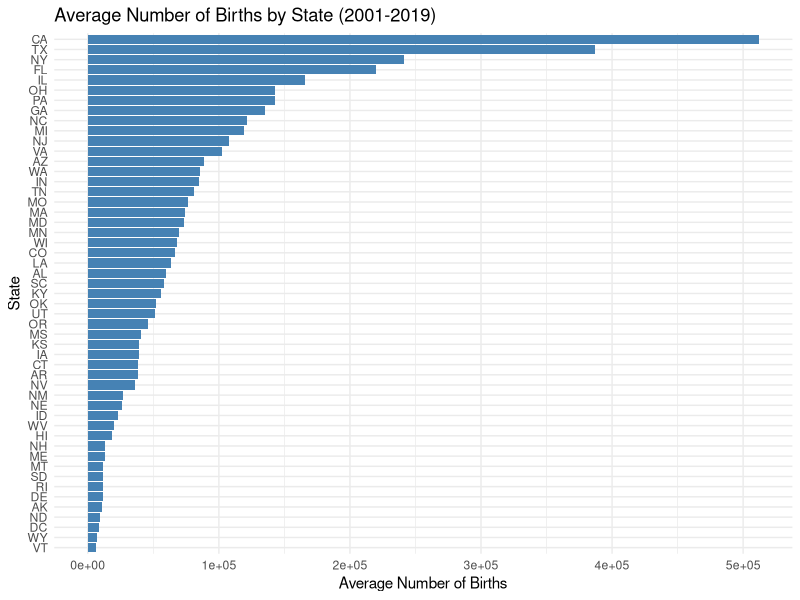
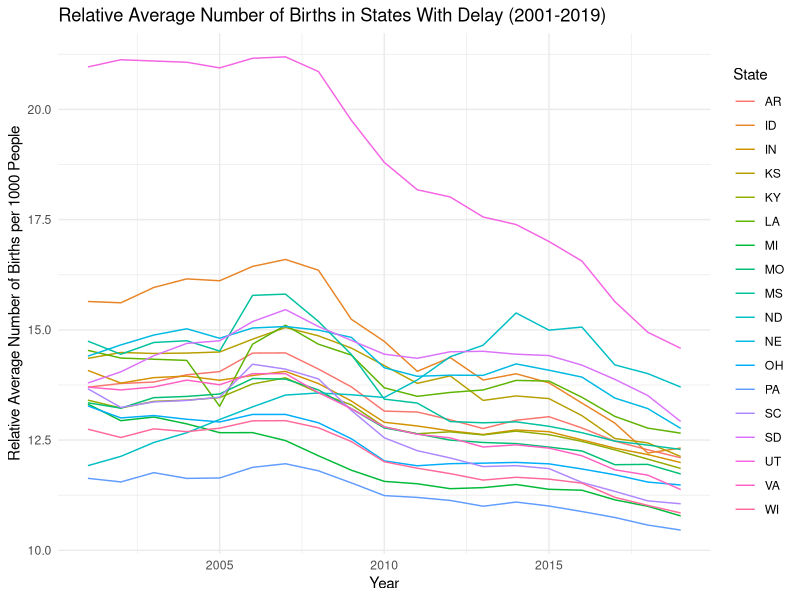
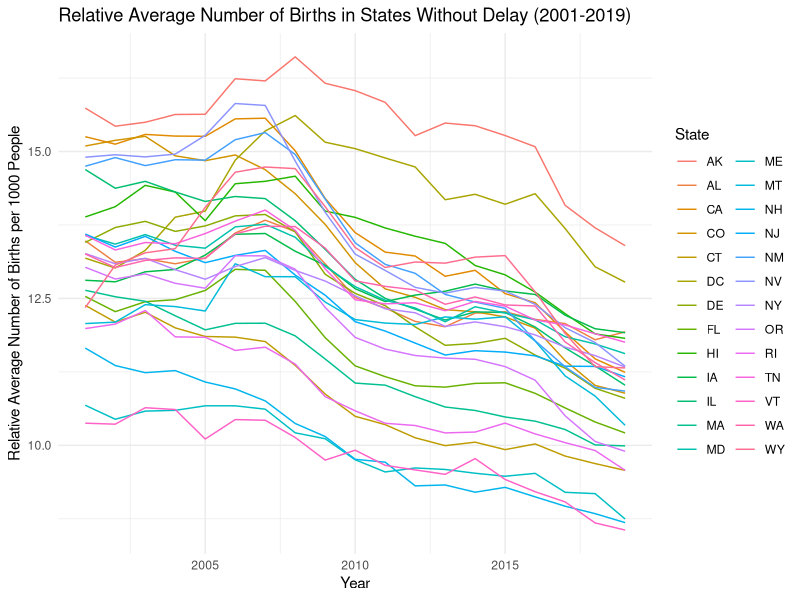
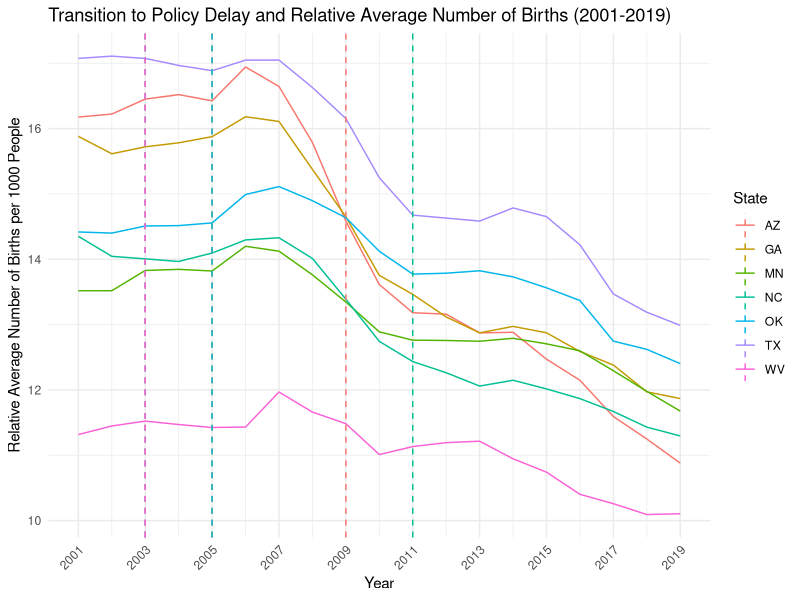
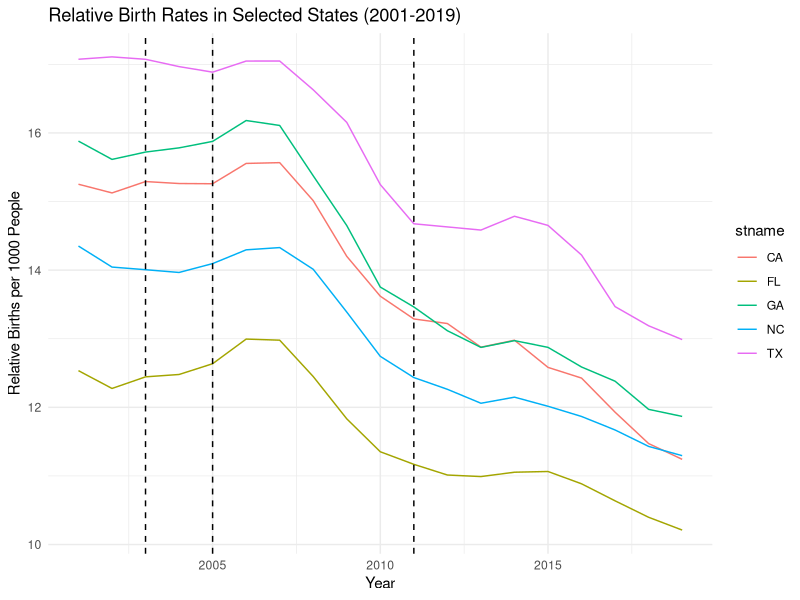

Reproduce these figures in R, in order.
## ---- chunk 1
#| include: false
#| warning: false
#| message: false

# Workspace Set up
library(tidyverse)
library(haven)
library(tidyr)
library(readxl)
library(dplyr)
library(readr)
library(knitr)
library(ggplot2)
## ---- chunk 2


# Importing the CSV files
numbirths_2001_2019 <- read_csv("../data/analysis_data/annual_policy/numbirths_2001_2019.csv")
births_educ_race_age6 <- read_csv("../data/analysis_data/decomp/births_educ_race_age6.csv")
numbirths_educ_2044 <- read_csv("../data/analysis_data/educ/numbirths_educ_2044.csv")
state_births_04_19 <- read_csv("../data/analysis_data/map/state_births_04_19.csv") 

# Display the first few rows of each data-frame to verify the imports
view(numbirths_2001_2019)
view(births_educ_race_age6)
view(numbirths_educ_2044)
view(state_births_04_19)

### Number of Births ### 
colnames(numbirths_2001_2019)

average_births_by_state <- numbirths_2001_2019 %>%
  filter(year >= 2001, year <= 2019) %>%
  group_by(stname) %>%
  summarize(AverageBirths = mean(numbirth1544, na.rm = TRUE)) %>%
  ungroup()
view(average_births_by_state)


ggplot(average_births_by_state, aes(y = reorder(stname, AverageBirths), x = AverageBirths)) +
  geom_bar(stat = "identity", fill = "steelblue") +
  theme_minimal() +
  labs(title = "Average Number of Births by State (2001-2019)",
       y = "State",
       x = "Average Number of Births") +
  theme(axis.text.y = element_text(angle = 0)) 
## ---- chunk 3

# Load Data 
welfare_data <- read_excel("../data/UKCPR_National_Welfare_Data_Update_020623.xlsx", sheet = "Data")

# Retrieving data for state minimum wage for 2001 - 2019
filtered_minwage <- welfare_data %>%
  select(state_name, year, `State Minimum Wage`) %>%
  filter(year >= 2001, year <= 2019)

##### State Minimum Wage #####
# Filter data for 2001 and 2019
minwage_2001 <- welfare_data %>%
  filter(year == 2001) %>%
  select(state_name, year, `State Minimum Wage`)

minwage_2019 <- welfare_data %>%
  filter(year == 2019) %>%
  select(state_name, year, `State Minimum Wage`)

# Rename the `State Minimum Wage` columns to reflect the year
minwage_2001 <- minwage_2001 %>%
  rename(MinWage2001 = `State Minimum Wage`)

minwage_2019 <- minwage_2019 %>%
  rename(MinWage2019 = `State Minimum Wage`)

# Merge the 2001 and 2019 data by state_name
minwage_change <- left_join(minwage_2001, minwage_2019, by = "state_name")

# Calculate the change in minimum wage from 2001 to 2019
minwage_change <- minwage_change %>%
  mutate(ChangeInMinWage = MinWage2019 - MinWage2001) %>%
  select(state_name, MinWage2001, MinWage2019, ChangeInMinWage)

kable(minwage_change, format = "markdown", caption = "Change in State Minimum Wage from 2001 to 2019")

## ---- chunk 4

# Determine which states had a delay or no delay policy 
abortion_policy <- read_dta("../data/analysis_data/annual_policy/policyvars01_19.dta") %>%
  filter(year >= 2001, year <= 2019) %>%
  select(delay, stname, year)

# Load the population data from the Excel file
population_data <- read_excel("../data/UKCPR_National_Welfare_Data_Update_020623.xlsx", sheet = "Data") %>%
  select(state_name, year, Population) %>%
  filter(year >= 2001, year <= 2019)

numbirths_data <- read_csv("../data/analysis_data/annual_policy/numbirths_2001_2019.csv") %>%
  rename(births = numbirth1544) %>%
  filter(year >= 2001, year <= 2019)

# Ensure both datasets have the 'stname' column for joining
population_data <- population_data %>%
  rename(stname = state_name)

# Merge the number of births data with the population data
births_population_data <- numbirths_data %>%
  left_join(population_data, by = c("year", "stname"))

# Calculate the relative average number of births per 1000 people
births_population_data <- births_population_data %>%
  mutate(relative_births = (births / Population) * 1000)

# Load the abortion policy data
abortion_policy <- read_dta("../data/analysis_data/annual_policy/policyvars01_19.dta") %>%
  select(year, stname, delay)

# Merge the relative births data with the abortion policy data
combined_data <- abortion_policy %>%
  left_join(births_population_data, by = c("year", "stname"))

# Define the groups based on predefined 'states_no_delay' and 'states_with_delay'
states_no_delay <- c("AK", "AL", "CA", "CO", "CT", "DC", "DE", "FL", "HI", "IA", "IL", "MA", "MD", "ME", "MT", "NH", "NJ", "NM", "NV", "NY", "OR", "RI", "TN", "VT", "WA", "WY")
states_with_delay <- c("AR", "ID", "IN", "KS", "KY", "LA", "MI", "MO", "MS", "ND", "NE", "OH", "PA", "SC", "SD", "UT", "VA", "WI")

# Filter the combined_data for states with no delay
combined_data_no_delay <- combined_data %>%
  filter(stname %in% states_no_delay)

# Filter the combined_data for states with delay
combined_data_with_delay <- combined_data %>%
  filter(stname %in% states_with_delay)

# Plot for states with policy delay
ggplot(data = combined_data_with_delay) +
  geom_line(aes(x = year, y = relative_births, group = stname, color = stname)) +
  labs(title = "Relative Average Number of Births in States With Delay (2001-2019)",
       x = "Year",
       y = "Relative Average Number of Births per 1000 People",
       color = "State") +
  theme_minimal()

## ---- chunk 5
# Determine which states had a delay or no delay policy 
abortion_policy <- read_dta("../data/analysis_data/annual_policy/policyvars01_19.dta") %>%
  filter(year >= 2001, year <= 2019) %>%
  select(delay, stname, year)

# Load the population data from the Excel file
population_data <- read_excel("../data/UKCPR_National_Welfare_Data_Update_020623.xlsx", sheet = "Data") %>%
  select(state_name, year, Population) %>%
  filter(year >= 2001, year <= 2019)

numbirths_data <- read_csv("../data/analysis_data/annual_policy/numbirths_2001_2019.csv") %>%
  rename(births = numbirth1544) %>%
  filter(year >= 2001, year <= 2019)

# Ensure both datasets have the 'stname' column for joining
population_data <- population_data %>%
  rename(stname = state_name)

# Merge the number of births data with the population data
births_population_data <- numbirths_data %>%
  left_join(population_data, by = c("year", "stname"))

# Calculate the relative average number of births per 1000 people
births_population_data <- births_population_data %>%
  mutate(relative_births = (births / Population) * 1000)

# Load the abortion policy data
abortion_policy <- read_dta("../data/analysis_data/annual_policy/policyvars01_19.dta") %>%
  select(year, stname, delay)

# Merge the relative births data with the abortion policy data
combined_data <- abortion_policy %>%
  left_join(births_population_data, by = c("year", "stname"))

# Define the groups based on predefined 'states_no_delay' and 'states_with_delay'
states_no_delay <- c("AK", "AL", "CA", "CO", "CT", "DC", "DE", "FL", "HI", "IA", "IL", "MA", "MD", "ME", "MT", "NH", "NJ", "NM", "NV", "NY", "OR", "RI", "TN", "VT", "WA", "WY")
states_with_delay <- c("AR", "ID", "IN", "KS", "KY", "LA", "MI", "MO", "MS", "ND", "NE", "OH", "PA", "SC", "SD", "UT", "VA", "WI")

# Filter the combined_data for states with no delay
combined_data_no_delay <- combined_data %>%
  filter(stname %in% states_no_delay)

# Filter the combined_data for states with delay
combined_data_with_delay <- combined_data %>%
  filter(stname %in% states_with_delay)

# Plot for states with no policy delay
ggplot(data = combined_data_no_delay) +
  geom_line(aes(x = year, y = relative_births, group = stname, color = stname)) +
  labs(title = "Relative Average Number of Births in States Without Delay (2001-2019)",
       x = "Year",
       y = "Relative Average Number of Births per 1000 People",
       color = "State") +
  theme_minimal()

## ---- chunk 6

# Determine which states had a delay or no delay policy 
abortion_policy <- read_dta("../data/analysis_data/annual_policy/policyvars01_19.dta") %>%
  filter(year >= 2001, year <= 2019) %>%
  select(delay, stname, year)

# Load the population data from the Excel file
population_data <- read_excel("../data/UKCPR_National_Welfare_Data_Update_020623.xlsx", sheet = "Data") %>%
  select(state_name, year, Population) %>%
  filter(year >= 2001, year <= 2019)

numbirths_data <- read_csv("../data/analysis_data/annual_policy/numbirths_2001_2019.csv") %>%
  rename(births = numbirth1544) %>%
  filter(year >= 2001, year <= 2019)

# Ensure both datasets have the 'stname' column for joining
population_data <- population_data %>%
  rename(stname = state_name)

# Merge the number of births data with the population data
births_population_data <- numbirths_data %>%
  left_join(population_data, by = c("year", "stname"))

# Calculate the relative average number of births per 1000 people
births_population_data <- births_population_data %>%
  mutate(relative_births = (births / Population) * 1000)

# Load the abortion policy data
abortion_policy <- read_dta("../data/analysis_data/annual_policy/policyvars01_19.dta") %>%
  select(year, stname, delay)

# Merge the relative births data with the abortion policy data
combined_data <- abortion_policy %>%
  left_join(births_population_data, by = c("year", "stname"))

# Define the groups based on predefined 'states_no_delay' and 'states_with_delay'
states_no_delay <- c("AK", "AL", "CA", "CO", "CT", "DC", "DE", "FL", "HI", "IA", "IL", "MA", "MD", "ME", "MT", "NH", "NJ", "NM", "NV", "NY", "OR", "RI", "TN", "VT", "WA", "WY")
states_with_delay <- c("AR", "ID", "IN", "KS", "KY", "LA", "MI", "MO", "MS", "ND", "NE", "OH", "PA", "SC", "SD", "UT", "VA", "WI")

# Filter the combined_data for states with no delay
combined_data_no_delay <- combined_data %>%
  filter(stname %in% states_no_delay)

# Filter the combined_data for states with delay
combined_data_with_delay <- combined_data %>%
  filter(stname %in% states_with_delay)


# States and years of policy implementation
policy_changes <- data.frame(
  stname = c("AZ", "GA", "MN", "NC", "OK", "TX", "WV"),
  year_implemented = c(2009, 2005, 2003, 2011, 2005, 2003, 2003)
)

# Filter combined_data
transition_states_data <- combined_data %>%
  filter(stname %in% policy_changes$stname)

# Creating the graph
ggplot(data = transition_states_data) +
  geom_line(aes(x = year, y = relative_births, group = stname, color = stname)) +
  geom_vline(data = policy_changes, aes(xintercept = year_implemented, color = stname), linetype="dashed") +
  geom_text(data = policy_changes, aes(x = year_implemented, y = Inf, label = year_implemented), vjust = -0.5, color = "black") +
  scale_x_continuous(breaks = seq(2001, 2019, by = 2)) +
  labs(title = "Transition to Policy Delay and Relative Average Number of Births (2001-2019)",
       x = "Year",
       y = "Relative Average Number of Births per 1000 People",
       color = "State") +
  theme_minimal() +
  theme(axis.text.x = element_text(angle = 45, hjust = 1))

## ---- chunk 7


# Determine which states had a delay or no delay policy 
abortion_policy <- read_dta("../data/analysis_data/annual_policy/policyvars01_19.dta") %>%
  filter(year >= 2001, year <= 2019) %>%
  select(delay, stname, year)

# Load the population data from the Excel file
population_data <- read_excel("../data/UKCPR_National_Welfare_Data_Update_020623.xlsx", sheet = "Data") %>%
  select(state_name, year, Population) %>%
  filter(year >= 2001, year <= 2019)

numbirths_data <- read_csv("../data/analysis_data/annual_policy/numbirths_2001_2019.csv") %>%
  rename(births = numbirth1544) %>%
  filter(year >= 2001, year <= 2019)

# Ensure both datasets have the 'stname' column for joining
population_data <- population_data %>%
  rename(stname = state_name)

# Merge the number of births data with the population data
births_population_data <- numbirths_data %>%
  left_join(population_data, by = c("year", "stname"))

# Calculate the relative average number of births per 1000 people
births_population_data <- births_population_data %>%
  mutate(relative_births = (births / Population) * 1000)

# Load the abortion policy data
abortion_policy <- read_dta("../data/analysis_data/annual_policy/policyvars01_19.dta") %>%
  select(year, stname, delay)

# Merge the relative births data with the abortion policy data
combined_data <- abortion_policy %>%
  left_join(births_population_data, by = c("year", "stname"))

# Define the groups based on predefined 'states_no_delay' and 'states_with_delay'
states_no_delay <- c("AK", "AL", "CA", "CO", "CT", "DC", "DE", "FL", "HI", "IA", "IL", "MA", "MD", "ME", "MT", "NH", "NJ", "NM", "NV", "NY", "OR", "RI", "TN", "VT", "WA", "WY")
states_with_delay <- c("AR", "ID", "IN", "KS", "KY", "LA", "MI", "MO", "MS", "ND", "NE", "OH", "PA", "SC", "SD", "UT", "VA", "WI")

# Filter the combined_data for states with no delay
combined_data_no_delay <- combined_data %>%
  filter(stname %in% states_no_delay)

# Filter the combined_data for states with delay
combined_data_with_delay <- combined_data %>%
  filter(stname %in% states_with_delay)


# Step 1: Select states for comparison
states_comparison <- combined_data %>%
  filter(stname %in% c("CA", "TX", "GA", "NC", "FL"))

# Step 2: Calculate descriptive statistics and visualize trends
# For California (no policy change) and Texas (policy change in 2003)
ca_tx_data <- states_comparison %>%
  filter(stname %in% c("CA", "TX"))

# Calculate summary statistics for CA and TX before and after 2003
ca_tx_summary <- ca_tx_data %>%
  group_by(stname) %>%
  summarise(
    mean_before = mean(relative_births[year < 2003], na.rm = TRUE),
    mean_after = mean(relative_births[year >= 2003], na.rm = TRUE)
  )

# For Georgia (policy change in 2005), North Carolina (policy change in 2011), and Florida (no policy change)
ga_nc_fl_data <- states_comparison %>%
  filter(stname %in% c("GA", "NC", "FL"))

# Calculate summary statistics for GA and NC before and after policy changes, and compare with FL
ga_nc_fl_summary <- ga_nc_fl_data %>%
  group_by(stname) %>%
  summarise(
    mean_before = mean(relative_births[year < if_else(stname == "GA", 2005, if_else(stname == "NC", 2011, year))], na.rm = TRUE),
    mean_after = mean(relative_births[year >= if_else(stname == "GA", 2005, if_else(stname == "NC", 2011, year))], na.rm = TRUE)
  )

# Step 3: Visualize trends
ggplot(states_comparison, aes(x = year, y = relative_births, color = stname)) +
  geom_line() +
  geom_vline(xintercept = c(2003, 2005, 2011), linetype = "dashed", color = "black") +
  labs(title = "Relative Birth Rates in Selected States (2001-2019)", y = "Relative Births per 1000 People", x = "Year") +
  theme_minimal()

## ---- chunk 8
# POLITICAL AFFILIATION MAP
## ---- chunk 9

#relative average # of births in states delay

#relative average # of births in states w/o delay

#relative birth rates in selected states

## ---- chunk 10
# POLITICAL AFFILIATION MAP
## ---- chunk 11
#Education graph
## ---- chunk 12

